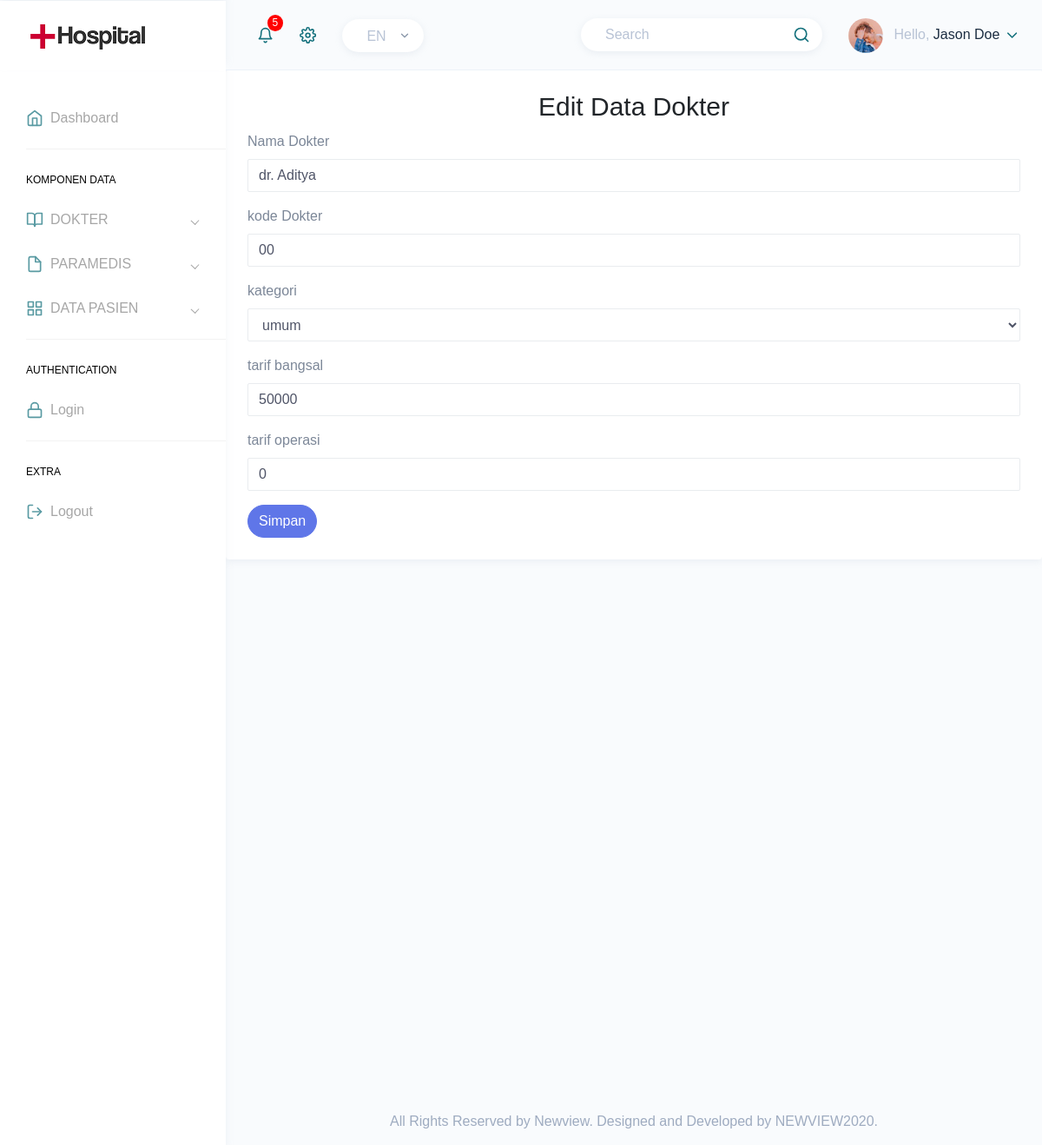
The page /edit_dokter.php?id_dokter=1 on the database its author committed.
### tables this page shows
CREATE TABLE `dokter` (
  `id_dokter` int(11) NOT NULL,
  `nama` varchar(50) DEFAULT NULL,
  `kode_dokter` varchar(25) NOT NULL,
  `kategori` varchar(30) DEFAULT NULL,
  `tarif_bangsal` int(15) DEFAULT NULL,
  `tarif_operasi` int(50) DEFAULT NULL
);

### edit_dokter.php (the view, shortened to what this page needs)
<?php require_once('inc/header.php'); ?>
    <div id="main-wrapper" data-theme="light" data-layout="vertical" data-navbarbg="skin6" data-sidebartype="full"
        data-sidebar-position="fixed" data-header-position="fixed" data-boxed-layout="full">
        <?php require_once('inc/navbar.php') ?>
        <?php require_once('inc/sidebar.php') ?>
        <div class="page-wrapper">
            <?php
            $id = $_GET [ 'id_dokter'];
            $query = "SELECT * from dokter where id_dokter=$id";
            $hasil = mysqli_query($koneksi, $query);
            $data = mysqli_fetch_assoc($hasil);
            ?>
            <div class="row">
                    <div class="col-12">
                        <div class="card">
                            <div class="card-body">
                                <h2 class="card-title text-center">Edit Data Dokter</h2>
                                    <form action="simpan_data.php" method="post">
                                        <div class="form-group">
                                            <label for="">Nama Dokter</label>
                                            <input type="text" class="form-control" name="nama" id="nama"
                                            value="<?php echo $data['nama']?>">
                                        </div>
                                        <div class="form-group">
                                            <label for="">kode Dokter</label>
                                            <input type="text" class="form-control" name="kode_dokter" id="kode" value="<?php echo $data['kode_dokter']?>">
                                        </div>
                                        <div class="form-group">
                                            <label for="">kategori</label>
                                            <select name="kategori"  id="jk" class="form-control">
     <option value="umum" <?php if($data['kategori']== 'umum'){echo 'selected';} ?>>umum</option>
                                            </select>
                                        </div>
                                        <div class="form-group">
                                            <label for="">tarif bangsal</label>
                                            <input type="text" class="form-control" name="tarif_bangsal" id="tarif" value="<?php echo $data['tarif_bangsal']?>">
                                        </div>
                                        <div class="form-group">
                                            <label for="">tarif operasi</label>
                                            <input type="text" class="form-control" name="tarif_operasi" id="tarif" value="<?php echo $data['tarif_operasi']?>">
                                        </div>
                                        <button type="submit" class="btn waves-effect waves-light btn-rounded btn-primary">Simpan</button>
                                    </form>
                            </div>
                        </div>
                    </div>
                </div>
            <div class="container-fluid">
            </div>
        <?php require_once('inc/footer.php'); ?>

### rows shown on the page
dokter: nama "dr. Aditya", kode_dokter "00", kategori "umum", tarif_bangsal "50000", tarif_operasi "0"
